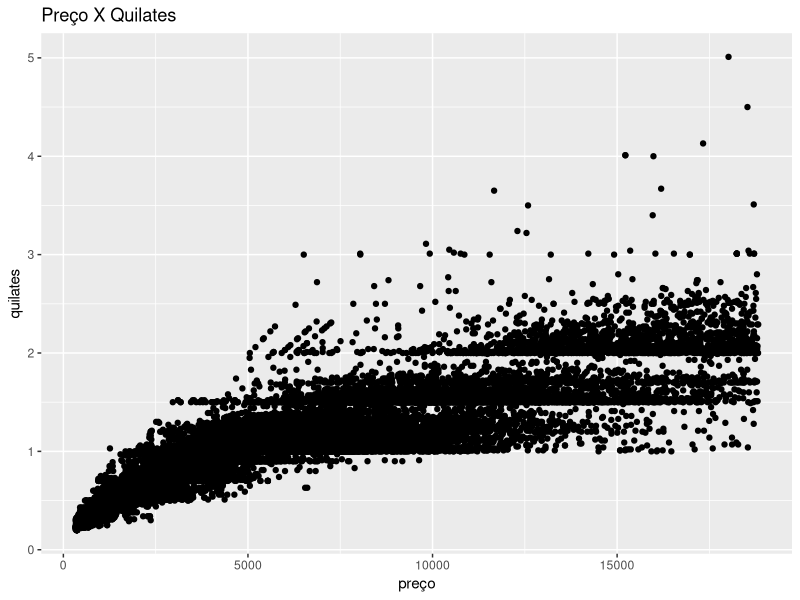
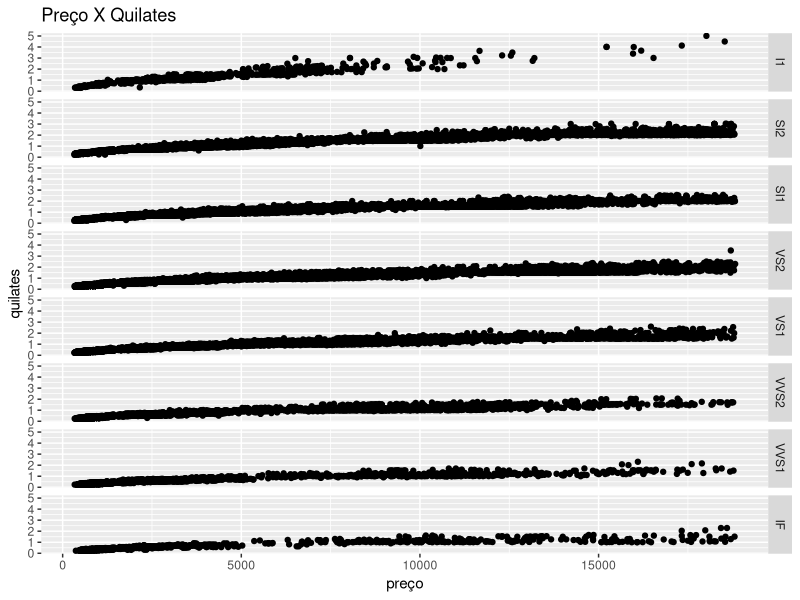
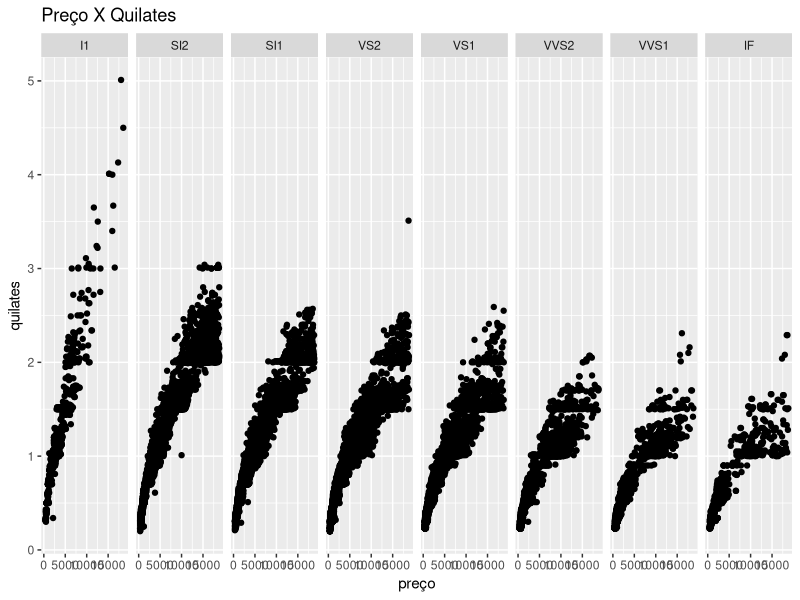

Reproduce these figures in R, in order. (Note: this script raises an error after producing the figures.)
###############################################################################################

install.packages("ggplot2")
library(ggplot2)

help(diamonds)

?geom_point
?xlab()

## 1. Quais são os aspectos estéticos (aesthetics) exigidos (obrigatórios) da função geom_point()?
##  A primeira camada de um gráfico deve indicar a relação entre os dados e cada aspecto visual do gráfico, como qual variável será representada no eixo x, qual será representada no eixo y, a cor e o tamanho dos componentes geométricos etc
##Deve ser fixado pelo menos uma cor(color) ou tamanho (size)

## Dica: utilizar a função help().

## 2. Faça um gráfico de dispersão do preço (price) pela variável quilates (carat). 
## Utilize as funções xlab() e ylab() para trocar os labels dos eixos x e y, respectivamente.
ggplot(data = diamonds, aes(x = price, y = carat)) + 
  geom_point() + xlab("preço") + ylab("quilates") +labs(title = "Preço X Quilates") 

## 3. Utilize a facets para fazer gráficos de dispersão do preço pela variável quilate 
## (o mesmo gráfico do exercício 1) para cada nível da variável claridade (clarity).

ggplot(data = diamonds, aes(x = price, y = carat)) + 
  geom_point() + xlab("preço") + ylab("quilates") +labs(title = "Preço X Quilates") +
  facet_grid(clarity ~ .)

ggplot(data = diamonds, aes(x = price, y = carat)) + 
  geom_point() + xlab("preço") + ylab("quilates") +labs(title = "Preço X Quilates") +
  facet_grid(. ~ clarity)

----------------------------------------------------------------------------------------
  
  
  ##  geom_histogram
  ## 4. Quais são os aspectos estéticos (aesthetics) exigidos (obrigatórios) da função geom_histogram()?
  
  
  ## 5. Faça um histograma da variável preço. Modifique a cor das barras de forma que elas 
  ##  não pareçam grudadas umas nas outras.
  
  
  ggplot(data = diamonds, aes(x = price)) + 
  geom_histogram(fill=I("blue"),binwidth = 500,col=I("red")) +
  xlab("Preço") +
  ylab("Frequência")





## 6. Utilize a função geom_density() para adicionar ao gráfico anterior uma estimativa 
##  suavizada da densidade.

ggplot(data = diamonds, aes(x = price)) + 
  geom_histogram(fill=I("blue"),binwidth = 500,col=I("red")) +
  xlab("Preço") +
  ylab("Frequência")




ggplot(data = diamonds, aes(x = price)) + 
  geom_histogram(..density..)+
  xlab("Preço") +
  ylab("Frequência")


ggplot(data = diamonds, aes(x = price)) + 
  geom_density() +
  xlab("Preço") +
  ylab("Frequência")




## geom_boxplot
## 7. Quais são os aspectos estéticos (aesthetics) exigidos (obrigatórios) da função geom_boxplot()?
## 8. Faça boxplots da variável preço coloridos de acordo com a variável corte (cut).


ggplot(data = diamonds, aes(x = as.factor(cut), y = price, fill = as.factor(cut))) + geom_boxplot()

## 9. Substitua as cores padrões e remova a legenda do gráfico anterior. 
## (Dica: use a função scale_color_manual)

ggplot(data = diamonds, aes(x = as.factor(cut), y = price, fill = as.factor(cut))) + geom_boxplot()


ggplot(data = diamonds, aes(x = as.factor(cut), y = price)) + 
  geom_boxplot(color = "red", fill = "pink")


?geom_bar

## geom_bar
## 10. Quais são os aspectos estéticos (aesthetics) exigidos (obrigatórios) da função geom_bar()?


## 11. Faça um gráfico de barras do número de diamantes em cada categoria da variável cor (color).

ggplot(data = diamonds, aes(x = as.factor(cut), fill = as.factor(cut))) + 
  geom_bar() +
  labs(fill = "corte")


















##################################################################





























